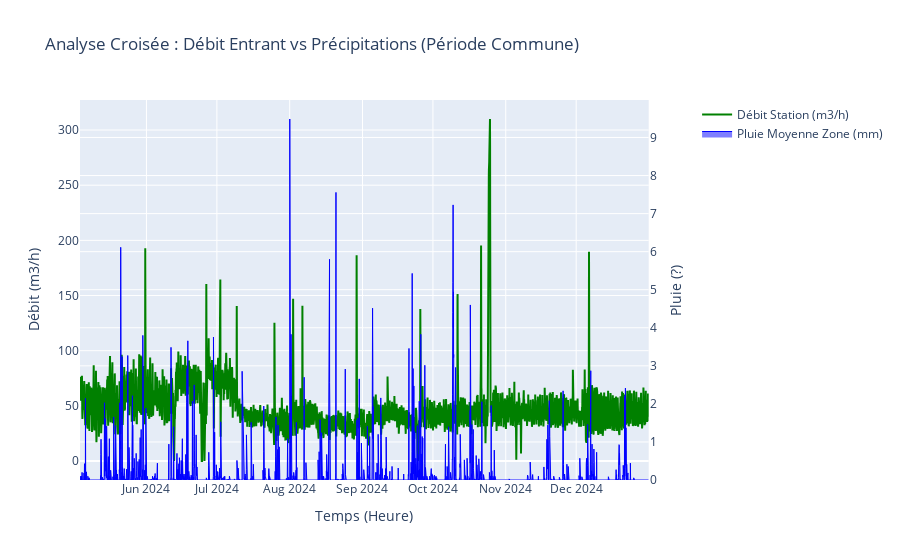

The notebook cell this image was saved under:
### Markdown cell above
## 4. Visualisation : Débit vs Pluie
Vérifions visuellement la corrélation.

### Code cell
fig = make_subplots(specs=[[{"secondary_y": True}]])
fig.add_trace(
    go.Scatter(x=df_final.index, y=df_final['entry_debit_smooth_3h'], 
               name="Débit Station (m3/h)", line=dict(color='green', width=2)),
    secondary_y=False,
)

fig.add_trace(
    go.Scatter(x=df_final.index, y=df_final['mean_rain'], 
               name="Pluie Moyenne Zone (mm)", 
               line=dict(color='blue', width=1), 
               fill='tozeroy', opacity=0.3),
    secondary_y=True,
)

fig.update_layout(
    title_text="Analyse Croisée : Débit Entrant vs Précipitations (Période Commune)",
    xaxis_title="Temps (Heure)"
)

fig.update_yaxes(title_text="Débit (m3/h)", secondary_y=False)
fig.update_yaxes(title_text="Pluie (?)", secondary_y=True)

fig.show()

### Figure 1 — Plotly figure (JSON) as saved in the notebook; plotly's stock layout.template omitted (floating-point values rounded to 4 significant figures; data arrays with more than 128 entries replaced by an {"elided": "..."} marker saying what was removed)
{"data": [{"line": {"color": "green", "width": 2}, "name": "Débit Station (m3/h)", "type": "scatter", "x": {"elided": "5800 str values"}, "xaxis": "x", "y": {"elided": "5800 float values"}, "yaxis": "y"}, {"fill": "tozeroy", "line": {"color": "blue", "width": 1}, "name": "Pluie Moyenne Zone (mm)", "opacity": 0.3, "type": "scatter", "x": {"elided": "5800 str values"}, "xaxis": "x", "y": {"elided": "5800 float values"}, "yaxis": "y2"}], "layout": {"title": {"text": "Analyse Croisée : Débit Entrant vs Précipitations (Période Commune)"}, "xaxis": {"anchor": "y", "domain": [0, 0.94], "title": {"text": "Temps (Heure)"}}, "yaxis": {"anchor": "x", "domain": [0, 1], "title": {"text": "Débit (m3/h)"}}, "yaxis2": {"anchor": "x", "overlaying": "y", "side": "right", "title": {"text": "Pluie (?)"}}}}
